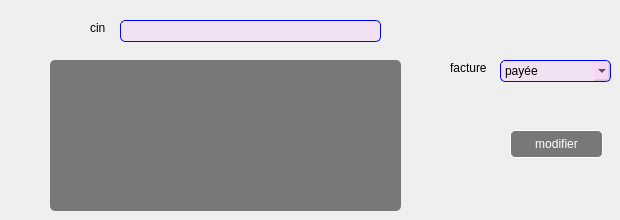
      <widget class="QWidget" name="tab_10">
       <attribute name="title">
        <string>modifier</string>
       </attribute>
       <widget class="QLabel" name="label_18">
        <property name="geometry">
         <rect>
          <x>90</x>
          <y>20</y>
          <width>81</width>
          <height>16</height>
         </rect>
        </property>
        <property name="text">
         <string>cin</string>
        </property>
       </widget>
       <widget class="QLineEdit" name="lineEdit_18">
        <property name="geometry">
         <rect>
          <x>120</x>
          <y>20</y>
          <width>261</width>
          <height>22</height>
         </rect>
        </property>
        <property name="styleSheet">
         <string notr="true">QLineEdit{
background-color:rgba(255,170,255,20%);
border:1 solid blue;
border-radius:5px;
color:black;
}</string>
        </property>
       </widget>
       <widget class="QTableView" name="tableView_6">
        <property name="geometry">
         <rect>
          <x>50</x>
          <y>60</y>
          <width>351</width>
          <height>151</height>
         </rect>
        </property>
        <property name="styleSheet">
         <string notr="true">QTableView {
    gridline-color: white;
color:white;
   background-color:rgba(0,0,0,50%);
border:0px;
border-radius: 5px;
    }
QHeaderView {background-color: transparent;
color:white;

}
QHeaderView::section{
border-style: none;
background-color: transparent;
margin-bottom:5px;
margin-top:5px;
border:0px;
}
QTableView QTableCornerButton::section {
     bottom-style:none;
border:0px;

 }
</string>
        </property>
       </widget>
       <widget class="QLabel" name="label_20">
        <property name="geometry">
         <rect>
          <x>450</x>
          <y>60</y>
          <width>101</width>
          <height>16</height>
         </rect>
        </property>
        <property name="text">
         <string>facture</string>
        </property>
       </widget>
       <widget class="QPushButton" name="pushButton_4">
        <property name="geometry">
         <rect>
          <x>510</x>
          <y>130</y>
          <width>93</width>
          <height>28</height>
         </rect>
        </property>
        <property name="styleSheet">
         <string notr="true">QPushButton{
background-color:rgba(0,0,0,50%);
color:white;
border:1 solid white;
border-radius: 5px;
}
QPushButton:hover{
background-color:rgba(255,0,0,50%);
color:black;
}</string>
        </property>
        <property name="text">
         <string>modifier</string>
        </property>
       </widget>
       <widget class="QComboBox" name="comboBox_2">
        <property name="geometry">
         <rect>
          <x>500</x>
          <y>60</y>
          <width>111</width>
          <height>22</height>
         </rect>
        </property>
        <property name="styleSheet">
         <string notr="true">QComboBox {
background-color:rgba(255,170,255,20%);
border:1 solid blue;
border-radius:5px;
color:black;
}
QComboBox::down-arrow {

}</string>
        </property>
        <item>
         <property name="text">
          <string>payée</string>
         </property>
        </item>
        <item>
         <property name="text">
          <string>non-payée</string>
         </property>
        </item>
       </widget>
      </widget>
